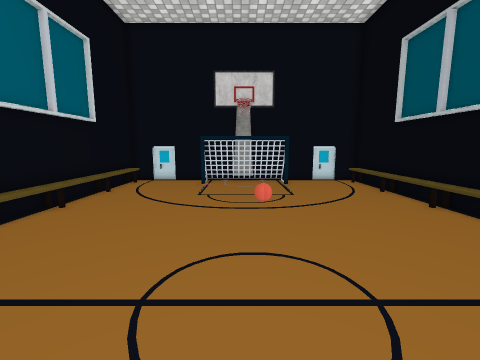
view 1 (above)

13 first-person views from a walk through a Unity game level. The camera is 1.3 m above the floor, tilts 8° down and sees 90° across. The floor is counted in squares, 0.5 m on a side. Each view is taken from the middle of a square. On the plan, view 1 faces up. The plan holds only what a view shows up to about 17 squares ahead; the rest is blank. The place goes on beyond the plan. The player is left out. Some surface patterns are stand-ins.

view 2
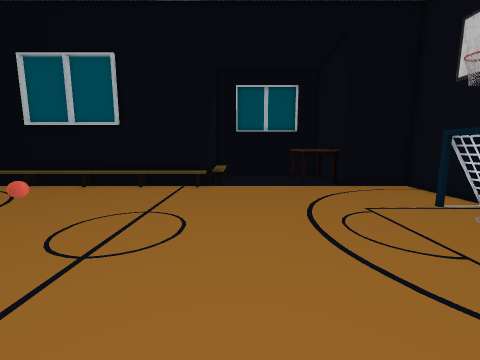

view 3
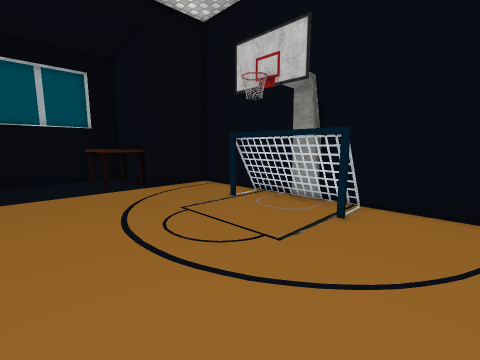

view 4
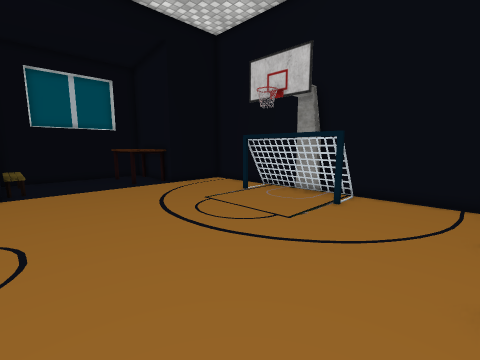

view 5
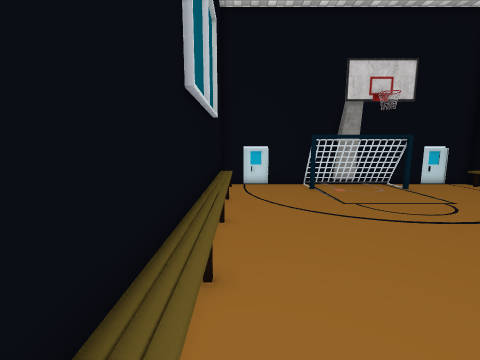

view 6
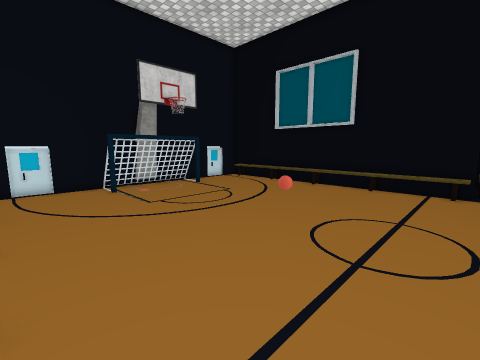

view 7
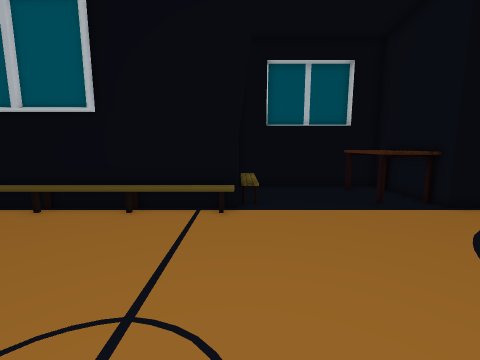

view 8
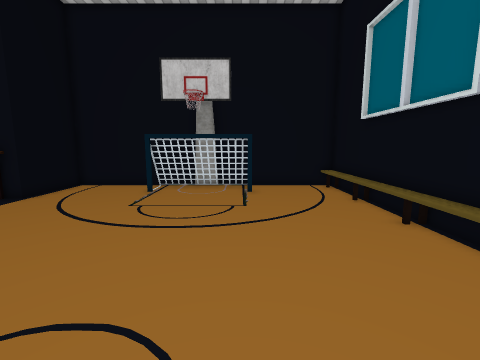

view 9
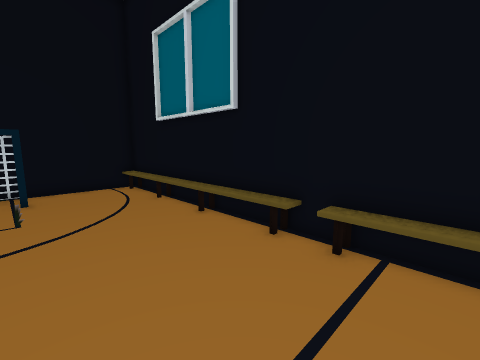

view 10
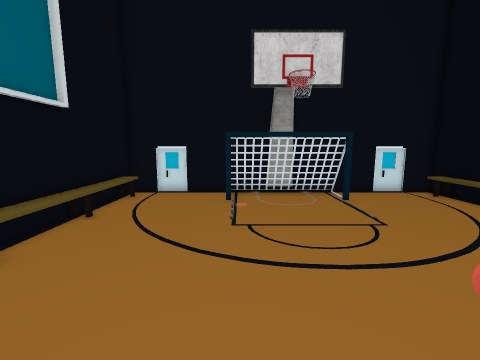

view 11
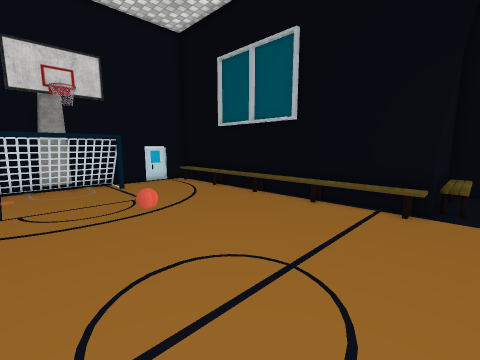

view 12
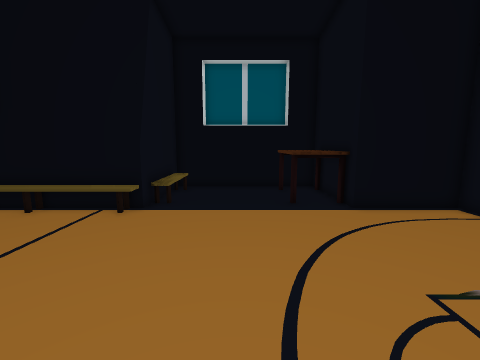

view 13
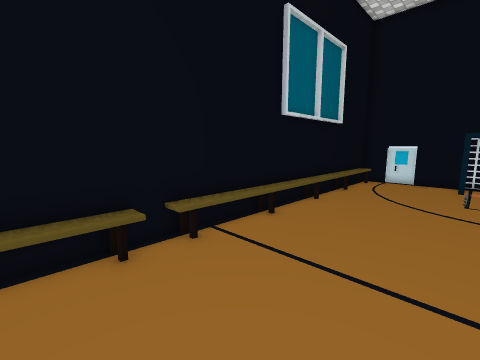

### Floor plan
Key: @ floor where view 1 was taken; # wall or solid block; . floor; / step, stairs or slope; = window, fence, low wall or low ledge; ^ raised ledge; O other object.
Columns run from 8 left of view 1 to 15 right of it. Each row starts with its distance up from view 1.
 19 ##=###########==##
 18  ....===##==..../#
 17  ....#######..../#
 16  .....      ..../#
 15  .............../#
 14 #...../........./#
 13 #.............../#
 12 #.............../#
 11 #.............../#
 10 #.............../#
  9 #.............../#
  8 #.............../#
  7 #.......OO....../#
  6 #.............../#
  5 #.............../#
  4 #.............../#
  3 #.............../#
  2 #.............../#######
  1 #.....................
  0 #.......@.............
 -1 #.....................
 -2 #.....................
 -3 #.....................
 -4 #.................^^^^
 -5 #.................^  ^
 -6 #.................^  ^
 -7 #................ ^^ #
 -8  ................
 -9  ....#######.....
-10  ....=======.....
-11      ###########

Where each view was taken, in squares from view 1:
view 1: 0 up, 0 right, facing up
view 2: 0 up, 7 left, facing right
view 3: 0 up, 6 left, facing down-right
view 4: 2 up, 7 left, facing down-right
view 5: 2 up, 7 left, facing up
view 6: 2 up, 7 left, facing up-right
view 7: 2 up, 1 left, facing right
view 8: 5 up, 2 left, facing down
view 9: 5 up, 2 left, facing down-left
view 10: 5 up, 2 left, facing up
view 11: 1 up, 2 left, facing up-right
view 12: 2 down, 1 left, facing right
view 13: 1 down, 2 left, facing up-left
